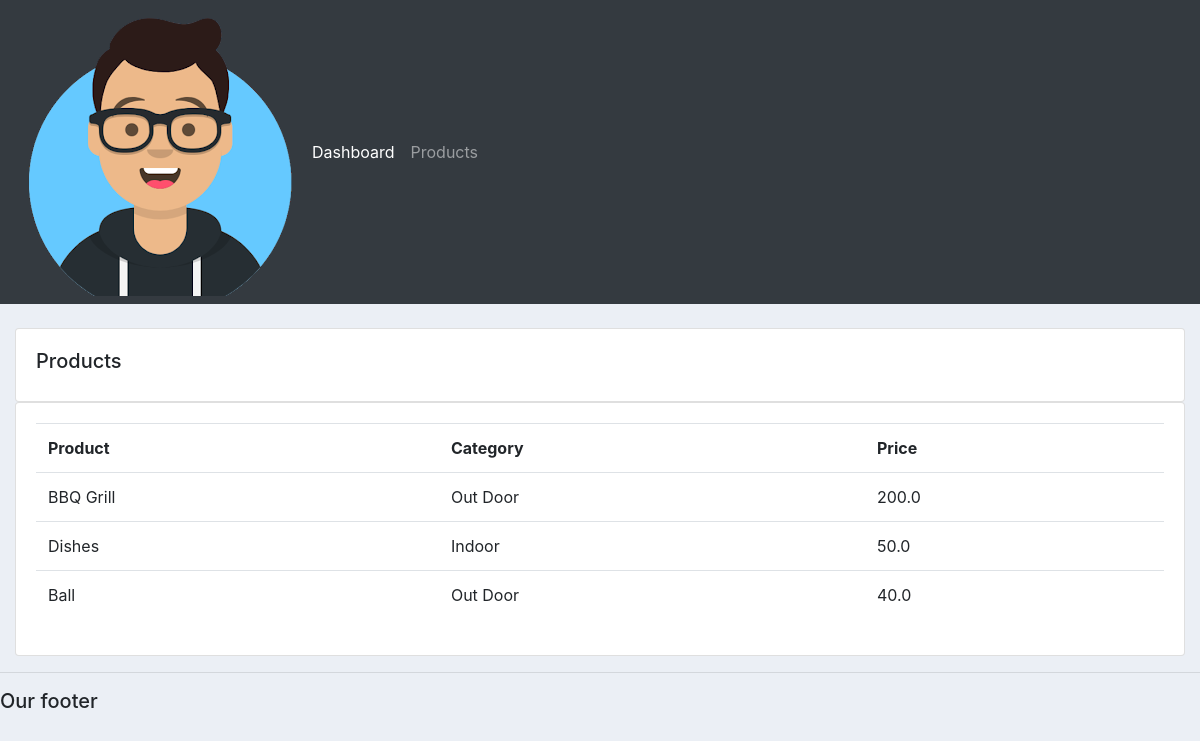
Screenshot of /products/ with the database file from the repository.
### accounts/models.py (models this page shows, shortened)
class Product(models.Model):
	CATEGORY = (
			('Indoor', 'Indoor'),
			('Out Door', 'Out Door'),
			)
	name = models.CharField(max_length=200, null=True)
	price = models.FloatField(null=True)
	category = models.CharField(max_length=200, null=True, choices=CATEGORY)
	description = models.CharField(max_length=200, null=True, blank=True)
	date_created = models.DateTimeField(auto_now_add=True, null=True)
	tags = models.ManyToManyField(Tag)

### accounts/views.py (the view)
# urls.py: path('products/', views.products),
def products(request):
	products = Product.objects.all()
	return render(request, 'accounts/products.html', {'products':products})

### accounts/templates/accounts/products.html
{%  extends 'accounts/main.html' %}
{% block content %}
		<br>
		<div class="row">
			<div class="col-md">
				<div class="card card-body">
					<h5>Products</h5>
				</div>
				<div class="card card-body">
					<table class="table">
						<tr>
							<th>Product</th>
							<th>Category</th>
							<th>Price</th>
						</tr>
						{% for i in products %}
							<tr>
								<td>{{i.name}}</td>
								<td>{{i.category}}</td>
								<td>{{i.price}}</td>
							</tr>
						{% endfor %}
					</table>
				</div>
			</div>
		</div>
{% endblock content %}

### static/css/main.css (style rules this page uses)
body { background-color: #ebeff5; }

### rows the page displays
Product: name "BBQ Grill", category "Out Door", price "200.0"
Product: name "Dishes", category "Indoor", price "50.0"
Product: name "Ball", category "Out Door", price "40.0"
